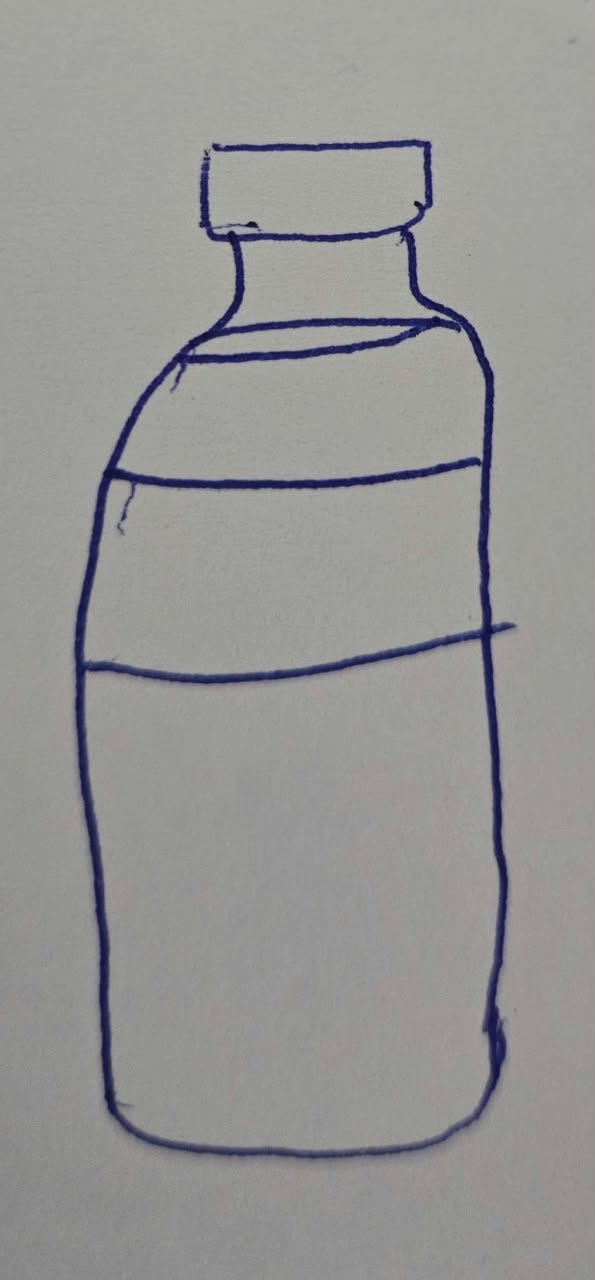
#> input picture samples/sketches/bottle.jpeg, 595 x 1280 px; its folder holds only this picture in this run
$ python preprocess_check.py
#> lines starting #> are read from the running program, lines starting #| are printed output that depends on the picture; after the words box and inside, x2 and y2 are one past the last pixel; in counts of white or black regions, pixels touching at a corner belong together
### src/sketch2shape/preprocess/sketch.py
from __future__ import annotations

import logging
from dataclasses import dataclass
from pathlib import Path

import cv2
import numpy as np
from PIL import Image, UnidentifiedImageError

from sketch2shape.types import IMAGE_SIZE, PreparedSketch

log = logging.getLogger(__name__)


class SketchError(ValueError):
    """The input cannot be turned into a usable sketch."""


@dataclass(frozen=True)
class PreprocessConfig:
    size: int = IMAGE_SIZE
    # Fraction of the canvas left empty on each side, so the object never touches the edge.
    margin: float = 0.1
    # Stroke width in output pixels. ControlNet scribble was trained on bold lines.
    stroke_width: int = 3
    # Ink blobs smaller than this fraction of the input area are treated as paper noise.
    min_blob_fraction: float = 0.0002
    # Gaps up to this fraction of the output size get closed before filling the silhouette.
    gap_close_fraction: float = 0.03
    # Below this grey-level range the image is treated as blank.
    min_contrast: int = 30
    # A pixel is ink when it is this many grey levels darker than its local average. Adaptive
    # rather than global so a shadow across a phone photo does not turn into ink.
    threshold_offset: int = 12
    # The outline counts as closed when filling it adds at least this much area over the
    # strokes alone, or when the strokes already cover this share of their convex hull.
    closed_gain: float = 1.3
    solid_fraction: float = 0.6


@dataclass(frozen=True)
class PreprocessResult:
    scribble: (
        np.ndarray
    )  # (size, size) uint8, white strokes (255) on black, ControlNet scribble input
    mask: np.ndarray  # (size, size) bool, filled outer silhouette, compared against renders in eval
    source_bbox: tuple[int, int, int, int]  # x, y, w, h of the strokes in the original image
    warnings: tuple[str, ...] = ()

    def scribble_image(self) -> Image.Image:
        return Image.fromarray(self.scribble, mode="L")

    def rgb_image(self) -> Image.Image:
        """Black strokes on white, the view a person expects to see."""
        return Image.fromarray(255 - self.scribble).convert("RGB")

    def mask_image(self) -> Image.Image:
        return Image.fromarray(self.mask.astype(np.uint8) * 255)


# [6 lines left out: function prepare_sketch, not called in this run]


def preprocess_sketch(
    source: Image.Image | Path | str, config: PreprocessConfig | None = None
) -> PreprocessResult:
    cfg = config or PreprocessConfig()
    gray = _load_gray(source)

    if int(gray.max()) - int(gray.min()) < cfg.min_contrast:
        raise SketchError("Sketch has no strokes: the image is a single flat colour.")

    # Faint pencil lines sit in a narrow grey band. Stretch it before looking at the border
    # or thresholding, otherwise the offset below is larger than the line contrast.
    gray = cv2.normalize(gray, None, 0, 255, cv2.NORM_MINMAX)

    # Canvas exports are dark-on-light, but chalkboard-style uploads exist. The border is
    # mostly paper, so its median tells us which side is ink.
    border = np.concatenate([gray[0], gray[-1], gray[:, 0], gray[:, -1]])
    if np.median(border) < 128:
        gray = 255 - gray

    ink = _threshold_ink(gray, cfg)
    ink = _drop_small_blobs(ink, cfg.min_blob_fraction * ink.size)
    if not ink.any():
        raise SketchError("Sketch has no strokes after removing noise. Draw darker or larger.")

    x, y, w, h = cv2.boundingRect(ink)
    strokes = fit_to_square(ink[y : y + h, x : x + w], cfg.size, cfg.margin)

    if cfg.stroke_width > 1:
        k = cv2.getStructuringElement(cv2.MORPH_ELLIPSE, (cfg.stroke_width, cfg.stroke_width))
        strokes = cv2.dilate(strokes, k)

    mask, warnings = _fill_silhouette(strokes, cfg)
    for message in warnings:
        log.warning("preprocess: %s", message)
    log.info(
        "preprocess: input %sx%s, strokes bbox %s, output %s px, mask coverage %.2f",
        gray.shape[1],
        gray.shape[0],
        (x, y, w, h),
        cfg.size,
        mask.mean(),
    )
    return PreprocessResult(
        scribble=strokes, mask=mask, source_bbox=(x, y, w, h), warnings=warnings
    )


def fit_to_square(img: np.ndarray, size: int, margin: float) -> np.ndarray:
    """Scale a cropped binary image to fit a size x size canvas, centred, aspect preserved.

    Used by both preprocess and eval so the sketch mask and the rendered mesh land in the
    same frame, which makes silhouette IoU independent of scale and position.
    """
    if not 0 <= margin < 0.5:
        raise ValueError(f"margin must be in [0, 0.5), got {margin}")
    h, w = img.shape[:2]
    inner = max(1, round(size * (1 - 2 * margin)))
    scale = inner / max(h, w)
    nw, nh = max(1, round(w * scale)), max(1, round(h * scale))
    # INTER_AREA plus a low threshold keeps thin strokes alive when shrinking a big upload.
    resized = cv2.resize(img.astype(np.uint8), (nw, nh), interpolation=cv2.INTER_AREA)
    resized = np.where(resized > 32, 255, 0).astype(np.uint8)
    canvas = np.zeros((size, size), dtype=np.uint8)
    ox, oy = (size - nw) // 2, (size - nh) // 2
    canvas[oy : oy + nh, ox : ox + nw] = resized
    return canvas


def _load_gray(source: Image.Image | Path | str) -> np.ndarray:
    if isinstance(source, (str, Path)):
        path = Path(source)
        if not path.is_file():
            raise SketchError(f"Sketch file not found: {path}")
        try:
            img = Image.open(path)
            img.load()
        except (UnidentifiedImageError, OSError) as exc:
            raise SketchError(f"Cannot read sketch image {path}: {exc}") from exc
    else:
        img = source

    # Transparent canvas exports would otherwise turn black and read as all ink.
    if img.mode in ("RGBA", "LA") or (img.mode == "P" and "transparency" in img.info):
        rgba = img.convert("RGBA")
        paper = Image.new("RGBA", rgba.size, (255, 255, 255, 255))
        img = Image.alpha_composite(paper, rgba)
    return np.asarray(img.convert("L"), dtype=np.uint8)


def _drop_small_blobs(binary: np.ndarray, min_area: float) -> np.ndarray:
    n, labels, stats, _ = cv2.connectedComponentsWithStats(binary, connectivity=8)
    keep = np.zeros(n, dtype=bool)
    keep[1:] = stats[1:, cv2.CC_STAT_AREA] >= min_area
    return np.where(keep[labels], 255, 0).astype(np.uint8)


def _threshold_ink(gray: np.ndarray, cfg: PreprocessConfig) -> np.ndarray:
    blurred = cv2.GaussianBlur(gray, (3, 3), 0)
    # Window about an eighth of the short side. It must be wider than a stroke so the local
    # average is mostly paper.
    block = max(15, min(gray.shape) // 8) | 1
    return cv2.adaptiveThreshold(
        blurred,
        255,
        cv2.ADAPTIVE_THRESH_GAUSSIAN_C,
        cv2.THRESH_BINARY_INV,
        block,
        cfg.threshold_offset,
    )


def _fill_silhouette(
    strokes: np.ndarray, cfg: PreprocessConfig
) -> tuple[np.ndarray, tuple[str, ...]]:
    k = max(3, int(cfg.size * cfg.gap_close_fraction) | 1)
    closed = cv2.morphologyEx(
        strokes, cv2.MORPH_CLOSE, cv2.getStructuringElement(cv2.MORPH_ELLIPSE, (k, k))
    )
    contours, _ = cv2.findContours(closed, cv2.RETR_EXTERNAL, cv2.CHAIN_APPROX_SIMPLE)
    filled = np.zeros_like(closed)
    cv2.drawContours(filled, contours, -1, 255, thickness=cv2.FILLED)

    # An outline that never closes encloses nothing, so filling it gives back the strokes.
    ink_area = int(np.count_nonzero(closed))
    filled_area = int(np.count_nonzero(filled))
    hull = cv2.convexHull(np.concatenate(contours))
    hull_filled = np.zeros_like(closed)
    cv2.fillConvexPoly(hull_filled, hull, 255)
    hull_area = int(np.count_nonzero(hull_filled))

    encloses_area = filled_area >= cfg.closed_gain * ink_area
    is_solid = ink_area >= cfg.solid_fraction * hull_area
    if encloses_area or is_solid:
        return filled > 0, ()
    message = (
        "The outline does not close, so the silhouette uses the convex hull of the strokes. "
        "Close the shape for a more faithful result."
    )
    return hull_filled > 0, (message,)

### scripts/preprocess_check.py
"""Write a contact sheet of input, mask and scribble for every sketch in a folder.

    uv run python scripts/preprocess_check.py [sketch_dir] [output.png]

Look at the sheet yourself. A mask that is cut off or merged with the background is a bug.
"""

from __future__ import annotations

import argparse
import logging
import sys
from pathlib import Path

from PIL import Image, ImageDraw

from sketch2shape.preprocess import SketchError, preprocess_sketch

log = logging.getLogger("preprocess_check")

EXTENSIONS = {".png", ".jpg", ".jpeg", ".webp", ".bmp"}
CELL = 192


def _tile(image: Image.Image) -> Image.Image:
    tile = Image.new("RGB", (CELL, CELL), "white")
    thumb = image.convert("RGB")
    thumb.thumbnail((CELL, CELL))
    tile.paste(thumb, ((CELL - thumb.width) // 2, (CELL - thumb.height) // 2))
    return tile


def main(argv: list[str] | None = None) -> int:
    parser = argparse.ArgumentParser(description=__doc__)
    parser.add_argument("sketch_dir", nargs="?", type=Path, default=Path("samples/sketches"))
    parser.add_argument(
        "output", nargs="?", type=Path, default=Path("outputs/preprocess_check.png")
    )
    args = parser.parse_args(argv)
    logging.basicConfig(level=logging.INFO, format="%(levelname)s %(message)s")

    paths = sorted(p for p in args.sketch_dir.glob("*") if p.suffix.lower() in EXTENSIONS)
    if not paths:
        log.error("No sketches found in %s", args.sketch_dir)
        return 1

    sheet = Image.new("RGB", (CELL * 3, (CELL + 16) * len(paths)), "white")
#> sheet: PIL image 576x208 RGB; every value is 255
    draw = ImageDraw.Draw(sheet)
    failures = 0
    for row, path in enumerate(paths):
        top = row * (CELL + 16)
        draw.text((4, top + 2), path.name, fill="black")
        try:
            result = preprocess_sketch(path)
#> in _load_gray, img is the input picture: PIL image 595x1280 RGB; mean R, G, B 149.5, 149.5, 147.8
#> in preprocess_sketch, `gray = cv2.normalize(gray, None, 0, 255, cv2.NORM_MINMAX)`:
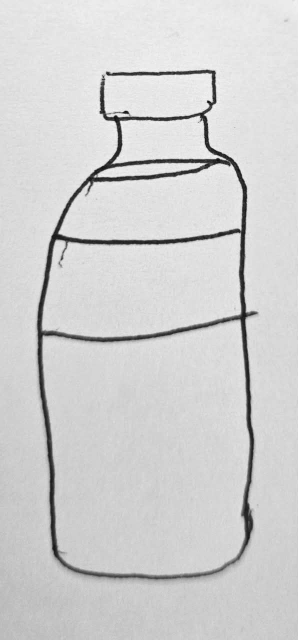
#> gray: shape (1280, 595) (shown at 1/2 size); min 0, max 255, mean 208.7
#> in preprocess_sketch, `border = np.concatenate([gray[0], gray[-1], gray[:, 0], gray[:, -1]])`: border = 3750 values, max 239 at index 239, min 179 at index 2414, mean 213.5
#> in _threshold_ink, `return cv2.adaptiveThreshold( blurred, 255, cv2.ADAPTIVE_THRESH_GAUSSI..`:
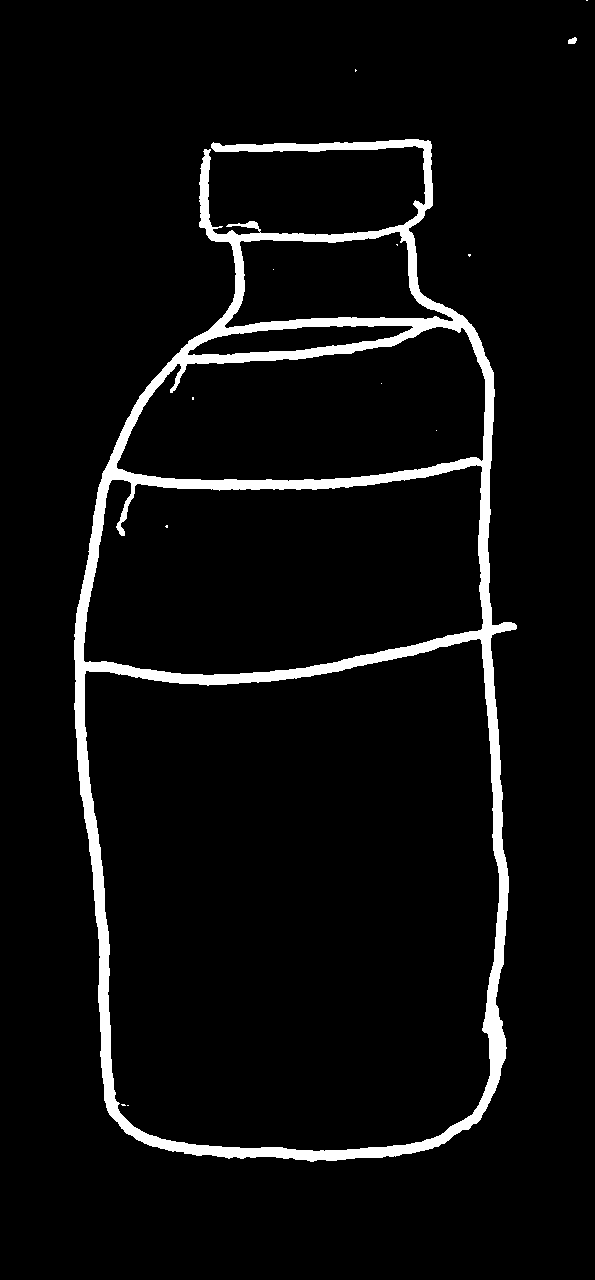
#> returned value: shape (1280, 595); 5.2% white; 13 white regions (11 under 20 px), largest, box (x1, y1, x2, y2) and area: (74, 139, 517, 1162) 39853, (568, 37, 577, 44) 47
#> in _drop_small_blobs, `n, labels, stats, _ = cv2.connectedComponentsWithStats(binary, connect..`:
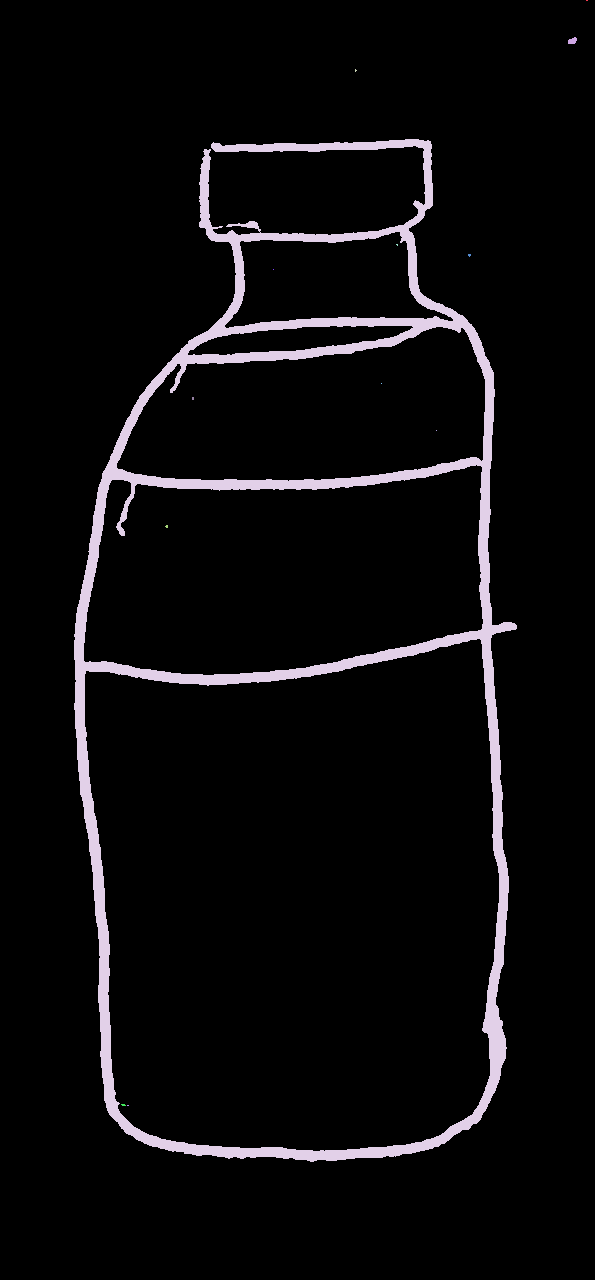
#> labels: shape (1280, 595) int32; 14 distinct labels, from 0 to 13; one colour per label, 0 black
#> in _drop_small_blobs, `n, labels, stats, _ = cv2.connectedComponentsWithStats(binary, connect..`: n = 14; stats = 14 rows, first 6: [0, 0, 595, 1280, 721658], [586, 0, 2, 1, 2], [568, 37, 9, 7, 47], [355, 69, 2, 3, 4], [74, 139, 443, 1023, 39853], [396, 244, 2, 2, 3]
#> in preprocess_sketch, `x, y, w, h = cv2.boundingRect(ink)`: x = 74; y = 139; w = 443; h = 1023
#> in _fill_silhouette, `contours, _ = cv2.findContours(closed, cv2.RETR_EXTERNAL, cv2.CHAIN_AP..`: contours = 1 contour; box (x1, y1, x2, y2) and area: (166, 50, 346, 462) 59940
#> in _fill_silhouette, `ink_area = int(np.count_nonzero(closed))`: ink_area = 11860
#> in _fill_silhouette, `filled_area = int(np.count_nonzero(filled))`: filled_area = 60465
#> in _fill_silhouette, `hull = cv2.convexHull(np.concatenate(contours))`: hull = contour of 38 points, box (x1, y1, x2, y2) (166, 50, 346, 462), area 63956
#> in _fill_silhouette, `cv2.fillConvexPoly(hull_filled, hull, 255)`:
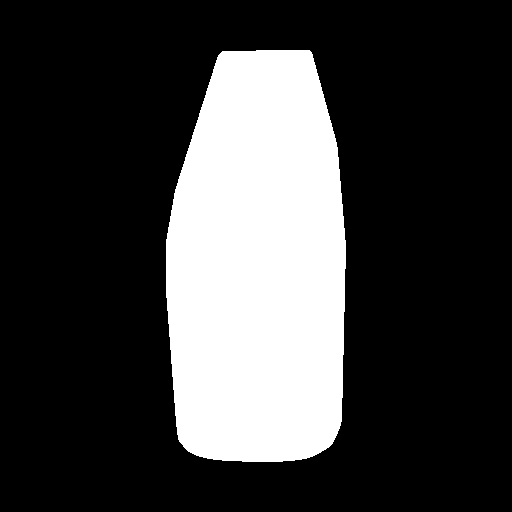
#> hull_filled: shape (512, 512); 24.6% white; 1 white region, box (x1, y1, x2, y2) and area: (166, 50, 346, 462) 64481
#> in _fill_silhouette, `hull_area = int(np.count_nonzero(hull_filled))`: hull_area = 64481
#> in _fill_silhouette, `encloses_area = filled_area >= cfg.closed_gain * ink_area`: encloses_area = True
#> in _fill_silhouette, `is_solid = ink_area >= cfg.solid_fraction * hull_area`: is_solid = False
#> in preprocess_sketch, `mask, warnings = _fill_silhouette(strokes, cfg)`: warnings = ()
        except SketchError as exc:
            failures += 1
            log.error("%s: %s", path.name, exc)
            draw.text((CELL + 4, top + 40), f"FAILED: {exc}", fill="red")
            continue
        for note in result.warnings:
            log.warning("%s: %s", path.name, note)
#> this loop made 0 passes
        with Image.open(path) as src:
            tiles = [_tile(src), _tile(result.mask_image()), _tile(result.scribble_image())]
#> in _tile, `tile.paste(thumb, ((CELL - thumb.width) // 2, (CELL - thumb.height) //..`:
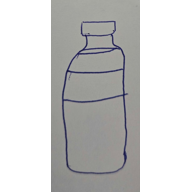
#> tile: PIL image 192x192 RGB; mean R, G, B 206.1, 206, 205.3
#> in _tile (call 3), `thumb.thumbnail((CELL, CELL))`:
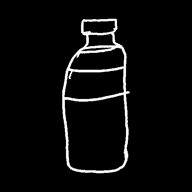
#> thumb: PIL image 192x192 RGB; min 0, max 255, mean 10.6
        for col, tile in enumerate(tiles):
            sheet.paste(tile, (col * CELL, top + 16))
#> this loop made 3 passes
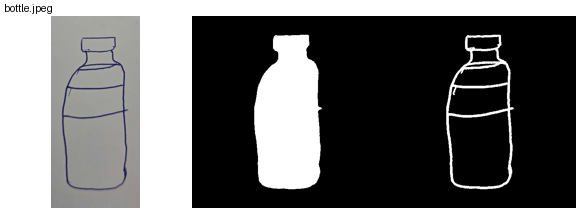
#> sheet: PIL image 576x208 RGB; mean R, G, B 104.1, 104.1, 103.9

    args.output.parent.mkdir(parents=True, exist_ok=True)
    sheet.save(args.output)
    log.info("Wrote %s with %d sketches, %d failed", args.output, len(paths), failures)
    return 1 if failures else 0


if __name__ == "__main__":
    sys.exit(main())
#> (the program exits here)

$ run again, on samples/sketches/cloud.jpeg
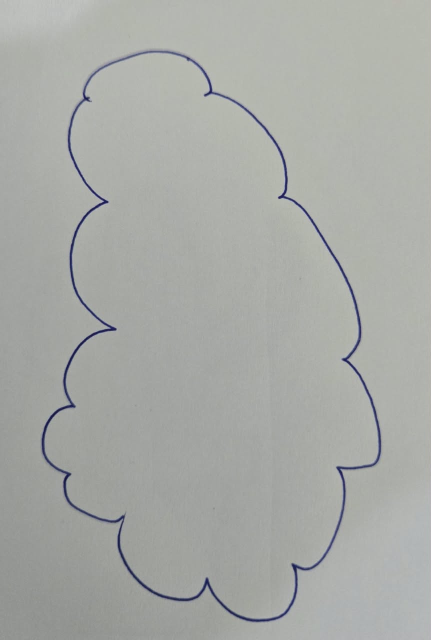
#> input picture samples/sketches/cloud.jpeg, 862 x 1280 px (shown at 1/2 size)
#> in _load_gray, img is the input picture: PIL image 862x1280 RGB; mean R, G, B 168.1, 170.3, 166.4
#> border = 4284 values, max 255 at index 100, min 178 at index 929, mean 220.7
#> labels: shape (1280, 862) int32; 7 distinct labels, from 0 to 6
#> n = 7; stats = [[0, 0, 862, 1280, 1079933], [258, 73, 2, 1, 2], [82, 98, 682, 1147, 23390], [599, 555, 3, 5, 13], [270, 810, 2, 2, 4], [301, 819, 2, 3, 5], [426, 1015, 4, 4, 13]]
#> in preprocess_sketch, `x, y, w, h = cv2.boundingRect(ink)`: x = 82; y = 98; w = 682; h = 1147
#> canvas: shape (512, 512); 1.5% white; 1 white region, box (x1, y1, x2, y2) and area: (134, 51, 378, 461) 3877
#> strokes: shape (512, 512); 2.3% white; 1 white region, box (x1, y1, x2, y2) and area: (133, 50, 379, 462) 6023
#> closed: shape (512, 512); 2.4% white; 1 white region
#> contours = 1 contour; box (x1, y1, x2, y2) and area: (133, 50, 379, 462) 68920
#> filled: shape (512, 512); 26.5% white; 1 white region, box (x1, y1, x2, y2) and area: (133, 50, 379, 462) 69419
#> ink_area = 6260
#> filled_area = 69419
#> hull = contour of 52 points, box (x1, y1, x2, y2) (133, 50, 379, 462), area 74044
#> in _fill_silhouette, `cv2.fillConvexPoly(hull_filled, hull, 255)`:
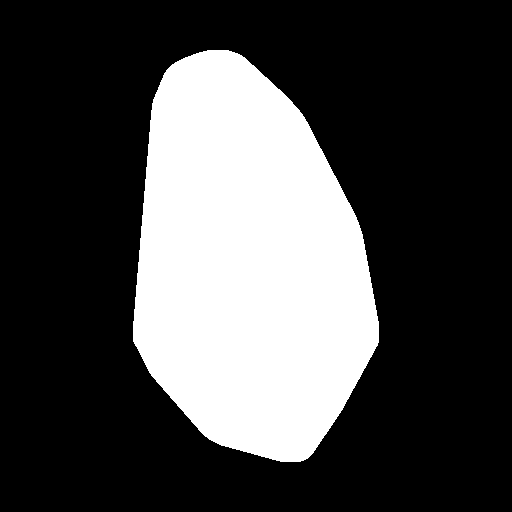
#> hull_filled: shape (512, 512); 28.4% white; 1 white region, box (x1, y1, x2, y2) and area: (133, 50, 379, 462) 74528
#> hull_area = 74528
#> encloses_area = True
#> is_solid = False
#> warnings = ()
#> the loop in main, `for col, tile in enumerate(tiles):` made 3 passes
#> after the loop in main, `for col, tile in enumerate(tiles):`:
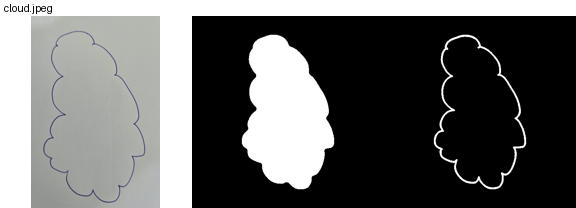
#> sheet: PIL image 576x208 RGB; mean R, G, B 102.4, 102.9, 102.1
